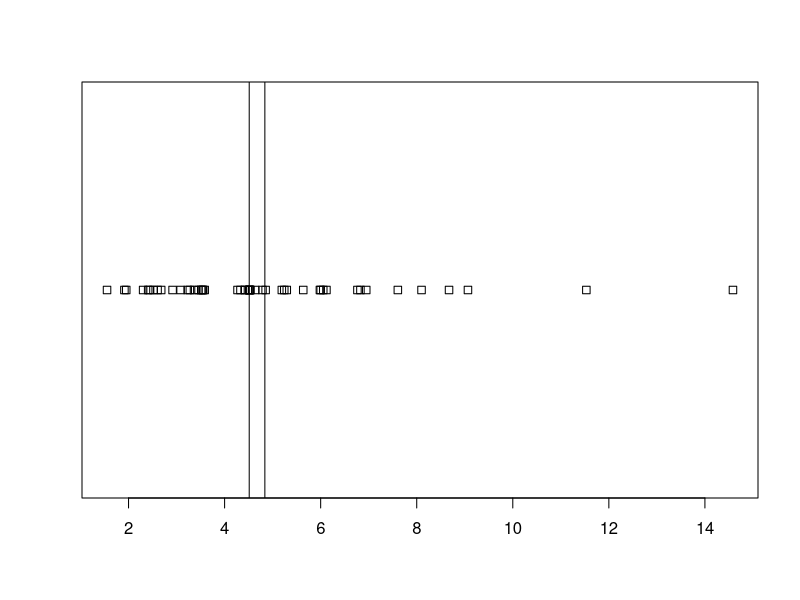

The R source for this figure: (Note: this script raises an error after producing the figure.)

####UW Biostatistics 561####
# Ran
# HUE HUE HUE

rm(list=ls())

#function
my_function <- function(data) {
  med <- median(data,na.rm=TRUE)
  mea <- mean(data,na.rm=TRUE)
  nas <- sum(is.na(data))
  out <- data.frame("median"=med, "mean" = mea, "NAs"= nas)
  stripchart(data)
  abline(v=med)
  abline(v=mea)
  print(out)
}

#Test the function
set.seed(1234)
my_data <- c(rgamma(50,shape=5,rate=1),NA)
my_function(my_data)

starwars %>% group_by(species) %>% summarise(n = n(),
                                             mean.mass = mean(mass, na.rm = TRUE),
                                             sd.mass = sd(mass, na.rm = TRUE)) %>% filter(n > 2)